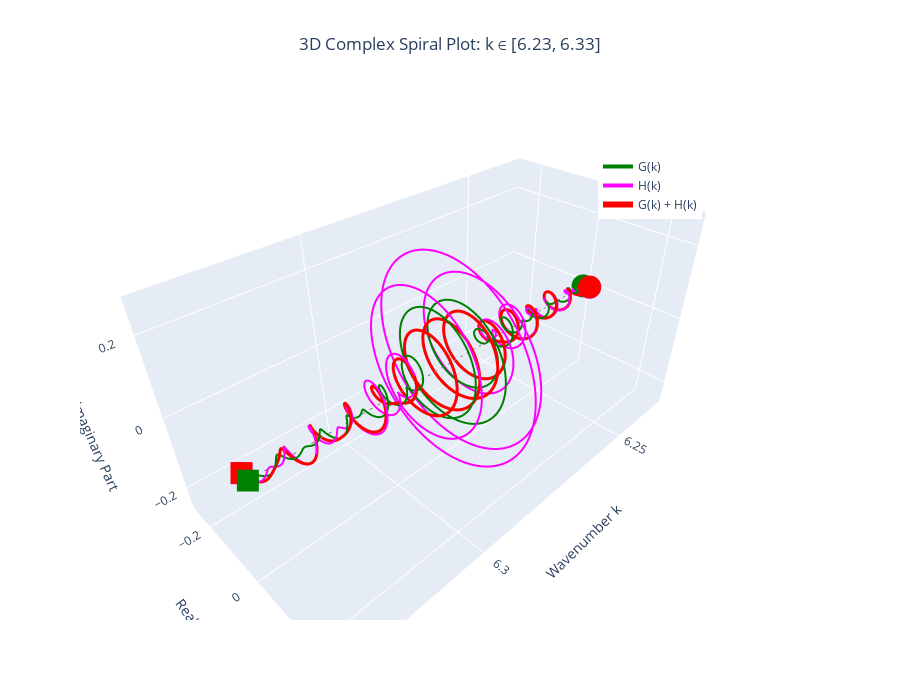

Notebook source saved alongside this figure:
### Code cell
import plotly.graph_objects as go
import numpy as np

# wavenumberの表示範囲を指定（必要に応じて変更）
k_display_range = 0.05
k_display_start = 2*np.pi-k_display_range
k_display_stop = 2*np.pi+k_display_range

# 表示範囲のインデックスを取得
k_indices = np.where((k_zoom >= k_display_start) & (k_zoom <= k_display_stop))[0]

# 表示用のデータを抽出
k_plot = k_zoom[k_indices]
g_plot = (zoom_g / norm_factor)[k_indices]
h_plot = (zoom_h / norm_factor)[k_indices]
sum_plot = (zoom_decomposed / norm_factor)[k_indices]

# データ間引き（オプション：プロットを軽くしたい場合）
skip = 2  # 1なら間引きなし、2なら半分、など
k_plot = k_plot[::skip]
g_plot = g_plot[::skip]
h_plot = h_plot[::skip]
sum_plot = sum_plot[::skip]

# 3D螺旋プロット作成
fig_3d = go.Figure()

# G(k)の螺旋
fig_3d.add_trace(go.Scatter3d(
    x=k_plot,
    y=g_plot.real,
    z=g_plot.imag,
    mode='lines',
    name='G(k)',
    line=dict(color='green', width=4),
    showlegend=True,
    hovertemplate='k=%{x:.3f}<br>Real=%{y:.4f}<br>Imag=%{z:.4f}<extra></extra>'
))

# H(k)の螺旋
fig_3d.add_trace(go.Scatter3d(
    x=k_plot,
    y=h_plot.real,
    z=h_plot.imag,
    mode='lines',
    name='H(k)',
    line=dict(color='magenta', width=4),
    showlegend=True,
    hovertemplate='k=%{x:.3f}<br>Real=%{y:.4f}<br>Imag=%{z:.4f}<extra></extra>'
))

# G(k) + H(k)の螺旋
fig_3d.add_trace(go.Scatter3d(
    x=k_plot,
    y=sum_plot.real,
    z=sum_plot.imag,
    mode='lines',
    name='G(k) + H(k)',
    line=dict(color='red', width=6),
    showlegend=True,
    hovertemplate='k=%{x:.3f}<br>Real=%{y:.4f}<br>Imag=%{z:.4f}<extra></extra>'
))

# 始点と終点にマーカーを追加
for data, color, name in [(g_plot, 'green', 'G'), (h_plot, 'magenta', 'H'), (sum_plot, 'red', 'Sum')]:
    # 始点
    fig_3d.add_trace(go.Scatter3d(
        x=[k_plot[0]],
        y=[data[0].real],
        z=[data[0].imag],
        mode='markers',
        marker=dict(size=8, color=color),
        showlegend=False,
        hovertext=f'{name} Start (k={k_plot[0]:.3f})'
    ))
    # 終点
    fig_3d.add_trace(go.Scatter3d(
        x=[k_plot[-1]],
        y=[data[-1].real],
        z=[data[-1].imag],
        mode='markers',
        marker=dict(size=8, color=color, symbol='square'),
        showlegend=False,
        hovertext=f'{name} End (k={k_plot[-1]:.3f})'
    ))

# 原点に補助線を追加
fig_3d.add_trace(go.Scatter3d(
    x=[k_plot[0], k_plot[-1]],
    y=[0, 0],
    z=[0, 0],
    mode='lines',
    line=dict(color='gray', width=2, dash='dash'),
    showlegend=False,
    name='Real axis'
))

# レイアウト設定
fig_3d.update_layout(
    title={
        'text': f'3D Complex Spiral Plot: k ∈ [{k_display_start:.2f}, {k_display_stop:.2f}]',
        'x': 0.5,
        'xanchor': 'center'
    },
    scene=dict(
        xaxis_title='Wavenumber k',
        yaxis_title='Real Part',
        zaxis_title='Imaginary Part',
        camera=dict(
            eye=dict(x=1.5, y=1.5, z=1.5)
        ),
        aspectmode='manual',
        aspectratio=dict(x=2, y=1, z=1)
    ),
    width=900,
    height=700,
    showlegend=True,
    legend=dict(
        x=0.7,
        y=0.9
    )
)

# プロットを表示
fig_3d.show()

# 情報表示（オプション）
print(
    f"Displayed wavenumber range: [{k_display_start:.3f}, {k_display_stop:.3f}]")
print(f"Number of points: {len(k_plot)}")
print(f"Data skip factor: {skip}")

### Figure 1 — Plotly figure (JSON) as saved in the notebook; plotly's stock layout.template omitted (floating-point values rounded to 4 significant figures; data arrays with more than 128 entries replaced by an {"elided": "..."} marker saying what was removed)
{"data": [{"hovertemplate": "k=%{x:.3f}<br>Real=%{y:.4f}<br>Imag=%{z:.4f}<extra></extra>", "line": {"color": "green", "width": 4}, "mode": "lines", "name": "G(k)", "showlegend": true, "type": "scatter3d", "x": {"elided": "4096 float values"}, "y": {"elided": "4096 float values"}, "z": {"elided": "4096 float values"}}, {"hovertemplate": "k=%{x:.3f}<br>Real=%{y:.4f}<br>Imag=%{z:.4f}<extra></extra>", "line": {"color": "magenta", "width": 4}, "mode": "lines", "name": "H(k)", "showlegend": true, "type": "scatter3d", "x": {"elided": "4096 float values"}, "y": {"elided": "4096 float values"}, "z": {"elided": "4096 float values"}}, {"hovertemplate": "k=%{x:.3f}<br>Real=%{y:.4f}<br>Imag=%{z:.4f}<extra></extra>", "line": {"color": "red", "width": 6}, "mode": "lines", "name": "G(k) + H(k)", "showlegend": true, "type": "scatter3d", "x": {"elided": "4096 float values"}, "y": {"elided": "4096 float values"}, "z": {"elided": "4096 float values"}}, {"hovertext": "G Start (k=6.233)", "marker": {"color": "green", "size": 8}, "mode": "markers", "showlegend": false, "type": "scatter3d", "x": [6.233], "y": [0.0002485], "z": [0.0009141]}, {"hovertext": "G End (k=6.333)", "marker": {"color": "green", "size": 8, "symbol": "square"}, "mode": "markers", "showlegend": false, "type": "scatter3d", "x": [6.333], "y": [-0.0002349], "z": [0.0007875]}, {"hovertext": "H Start (k=6.233)", "marker": {"color": "magenta", "size": 8}, "mode": "markers", "showlegend": false, "type": "scatter3d", "x": [6.233], "y": [0.02123], "z": [0.004721]}, {"hovertext": "H End (k=6.333)", "marker": {"color": "magenta", "size": 8, "symbol": "square"}, "mode": "markers", "showlegend": false, "type": "scatter3d", "x": [6.333], "y": [-0.02094], "z": [0.00442]}, {"hovertext": "Sum Start (k=6.233)", "marker": {"color": "red", "size": 8}, "mode": "markers", "showlegend": false, "type": "scatter3d", "x": [6.233], "y": [0.02148], "z": [0.005635]}, {"hovertext": "Sum End (k=6.333)", "marker": {"color": "red", "size": 8, "symbol": "square"}, "mode": "markers", "showlegend": false, "type": "scatter3d", "x": [6.333], "y": [-0.02117], "z": [0.005208]}, {"line": {"color": "gray", "dash": "dash", "width": 2}, "mode": "lines", "name": "Real axis", "showlegend": false, "type": "scatter3d", "x": [6.233, 6.333], "y": [0, 0], "z": [0, 0]}], "layout": {"height": 700, "legend": {"x": 0.7, "y": 0.9}, "scene": {"aspectmode": "manual", "aspectratio": {"x": 2, "y": 1, "z": 1}, "camera": {"eye": {"x": 1.5, "y": 1.5, "z": 1.5}}, "xaxis": {"title": {"text": "Wavenumber k"}}, "yaxis": {"title": {"text": "Real Part"}}, "zaxis": {"title": {"text": "Imaginary Part"}}}, "showlegend": true, "title": {"text": "3D Complex Spiral Plot: k ∈ [6.23, 6.33]", "x": 0.5, "xanchor": "center"}, "width": 900}}
